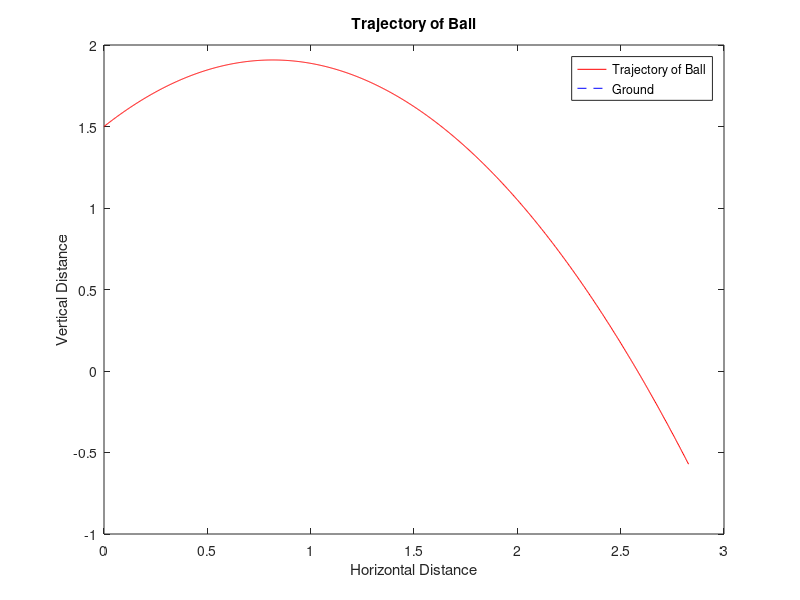

Recreate this plot in MATLAB.
% It analyzes the throwing a ball as a projectile
% But I could not plot a dashed line for the ground
ho = 1.5; g = 9.8; Vo = 4; theta = 45;
t = 0:0.001:1;
x = Vo*cos(theta*(pi/180))*t;
y = ho+Vo*sin(theta*(pi/180))*t-(0.5*g*(t.^2));
hmax = y((find(y<0,1))-1);
xmax = max(x);
disp(['The ball hits the ground at a distance of ' int2str(xmax) ' meters']);
figure;
plot(x,y,'r');
xlabel('Horizontal Distance');
ylabel('Vertical Distance');
title('Trajectory of Ball');
hold on;
plot(x,0,'--b');
legend('Trajectory of Ball','Ground');